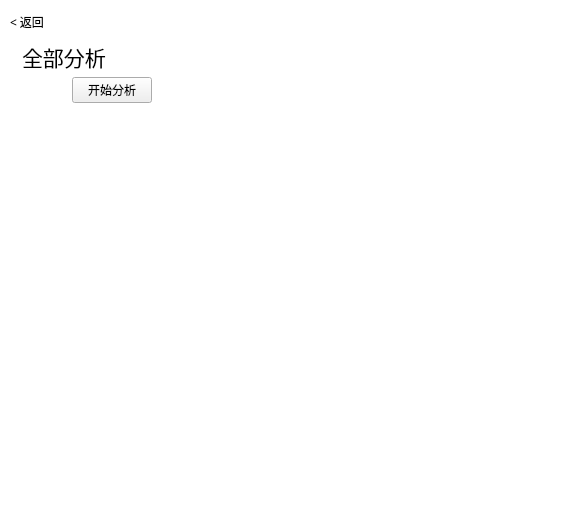
<?xml version="1.0" encoding="UTF-8"?>
<ui version="4.0">
 <class>AllAnalyse</class>
 <widget class="QDialog" name="AllAnalyse">
  <property name="geometry">
   <rect>
    <x>0</x>
    <y>0</y>
    <width>583</width>
    <height>513</height>
   </rect>
  </property>
  <property name="windowTitle">
   <string>Dialog</string>
  </property>
  <property name="styleSheet">
   <string notr="true">QDialog {
  background-color: rgb(255, 255, 255);
}</string>
  </property>
  <widget class="QPushButton" name="button_showMainWin">
   <property name="geometry">
    <rect>
     <x>10</x>
     <y>10</y>
     <width>61</width>
     <height>24</height>
    </rect>
   </property>
   <property name="font">
    <font>
     <family>Microsoft JhengHei UI Light</family>
    </font>
   </property>
   <property name="cursor">
    <cursorShape>PointingHandCursor</cursorShape>
   </property>
   <property name="styleSheet">
    <string notr="true">* {
  border-radius: 15px;
  border: none;
  background-color: rgb(255, 255, 255);
  text-align: left;
}</string>
   </property>
   <property name="text">
    <string>&lt; 返回</string>
   </property>
  </widget>
  <widget class="QWidget" name="layoutWidget">
   <property name="geometry">
    <rect>
     <x>22</x>
     <y>42</y>
     <width>130</width>
     <height>61</height>
    </rect>
   </property>
   <layout class="QVBoxLayout" name="verticalLayout">
    <item>
     <widget class="QLabel" name="label_2">
      <property name="font">
       <font>
        <family>Microsoft JhengHei UI Light</family>
        <pointsize>16</pointsize>
       </font>
      </property>
      <property name="text">
       <string>全部分析</string>
      </property>
     </widget>
    </item>
    <item>
     <layout class="QHBoxLayout" name="horizontalLayout_2">
      <item>
       <spacer name="horizontalSpacer_2">
        <property name="orientation">
         <enum>Qt::Horizontal</enum>
        </property>
        <property name="sizeHint" stdset="0">
         <size>
          <width>40</width>
          <height>20</height>
         </size>
        </property>
       </spacer>
      </item>
      <item>
       <widget class="QPushButton" name="button_analyse">
        <property name="font">
         <font>
          <family>Microsoft JhengHei UI Light</family>
         </font>
        </property>
        <property name="text">
         <string>开始分析</string>
        </property>
       </widget>
      </item>
     </layout>
    </item>
   </layout>
  </widget>
 </widget>
 <resources/>
 <connections/>
</ui>
